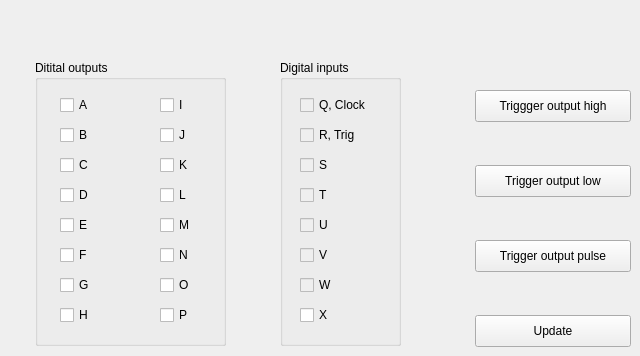
    <widget class="QWidget" name="DigitalIO">
     <attribute name="title">
      <string>Digital IO</string>
     </attribute>
     <widget class="QGroupBox" name="gbDigitalOut">
      <property name="geometry">
       <rect>
        <x>35</x>
        <y>60</y>
        <width>191</width>
        <height>286</height>
       </rect>
      </property>
      <property name="title">
       <string>Ditital outputs</string>
      </property>
      <widget class="QCheckBox" name="chkSDIO_A">
       <property name="geometry">
        <rect>
         <x>25</x>
         <y>35</y>
         <width>41</width>
         <height>20</height>
        </rect>
       </property>
       <property name="text">
        <string>A</string>
       </property>
      </widget>
      <widget class="QCheckBox" name="chkSDIO_B">
       <property name="geometry">
        <rect>
         <x>25</x>
         <y>65</y>
         <width>41</width>
         <height>20</height>
        </rect>
       </property>
       <property name="text">
        <string>B</string>
       </property>
      </widget>
      <widget class="QCheckBox" name="chkSDIO_C">
       <property name="geometry">
        <rect>
         <x>25</x>
         <y>95</y>
         <width>41</width>
         <height>20</height>
        </rect>
       </property>
       <property name="text">
        <string>C</string>
       </property>
      </widget>
      <widget class="QCheckBox" name="chkSDIO_D">
       <property name="geometry">
        <rect>
         <x>25</x>
         <y>125</y>
         <width>41</width>
         <height>20</height>
        </rect>
       </property>
       <property name="text">
        <string>D</string>
       </property>
      </widget>
      <widget class="QCheckBox" name="chkSDIO_E">
       <property name="geometry">
        <rect>
         <x>25</x>
         <y>155</y>
         <width>41</width>
         <height>20</height>
        </rect>
       </property>
       <property name="text">
        <string>E</string>
       </property>
      </widget>
      <widget class="QCheckBox" name="chkSDIO_F">
       <property name="geometry">
        <rect>
         <x>25</x>
         <y>185</y>
         <width>41</width>
         <height>20</height>
        </rect>
       </property>
       <property name="text">
        <string>F</string>
       </property>
      </widget>
      <widget class="QCheckBox" name="chkSDIO_G">
       <property name="geometry">
        <rect>
         <x>25</x>
         <y>215</y>
         <width>41</width>
         <height>20</height>
        </rect>
       </property>
       <property name="text">
        <string>G</string>
       </property>
      </widget>
      <widget class="QCheckBox" name="chkSDIO_H">
       <property name="geometry">
        <rect>
         <x>25</x>
         <y>245</y>
         <width>41</width>
         <height>20</height>
        </rect>
       </property>
       <property name="text">
        <string>H</string>
       </property>
      </widget>
      <widget class="QCheckBox" name="chkSDIO_L">
       <property name="geometry">
        <rect>
         <x>125</x>
         <y>125</y>
         <width>41</width>
         <height>20</height>
        </rect>
       </property>
       <property name="text">
        <string>L</string>
       </property>
      </widget>
      <widget class="QCheckBox" name="chkSDIO_P">
       <property name="geometry">
        <rect>
         <x>125</x>
         <y>245</y>
         <width>41</width>
         <height>20</height>
        </rect>
       </property>
       <property name="text">
        <string>P</string>
       </property>
      </widget>
      <widget class="QCheckBox" name="chkSDIO_J">
       <property name="geometry">
        <rect>
         <x>125</x>
         <y>65</y>
         <width>41</width>
         <height>20</height>
        </rect>
       </property>
       <property name="text">
        <string>J</string>
       </property>
      </widget>
      <widget class="QCheckBox" name="chkSDIO_I">
       <property name="geometry">
        <rect>
         <x>125</x>
         <y>35</y>
         <width>41</width>
         <height>20</height>
        </rect>
       </property>
       <property name="text">
        <string>I</string>
       </property>
      </widget>
      <widget class="QCheckBox" name="chkSDIO_N">
       <property name="geometry">
        <rect>
         <x>125</x>
         <y>185</y>
         <width>41</width>
         <height>20</height>
        </rect>
       </property>
       <property name="text">
        <string>N</string>
       </property>
      </widget>
      <widget class="QCheckBox" name="chkSDIO_M">
       <property name="geometry">
        <rect>
         <x>125</x>
         <y>155</y>
         <width>41</width>
         <height>20</height>
        </rect>
       </property>
       <property name="text">
        <string>M</string>
       </property>
      </widget>
      <widget class="QCheckBox" name="chkSDIO_K">
       <property name="geometry">
        <rect>
         <x>125</x>
         <y>95</y>
         <width>41</width>
         <height>20</height>
        </rect>
       </property>
       <property name="text">
        <string>K</string>
       </property>
      </widget>
      <widget class="QCheckBox" name="chkSDIO_O">
       <property name="geometry">
        <rect>
         <x>125</x>
         <y>215</y>
         <width>41</width>
         <height>20</height>
        </rect>
       </property>
       <property name="text">
        <string>O</string>
       </property>
      </widget>
     </widget>
     <widget class="QGroupBox" name="gbDigitalIn">
      <property name="geometry">
       <rect>
        <x>280</x>
        <y>60</y>
        <width>121</width>
        <height>286</height>
       </rect>
      </property>
      <property name="title">
       <string>Digital inputs</string>
      </property>
      <widget class="QCheckBox" name="chkGDIO_Q">
       <property name="enabled">
        <bool>false</bool>
       </property>
       <property name="geometry">
        <rect>
         <x>20</x>
         <y>35</y>
         <width>81</width>
         <height>20</height>
        </rect>
       </property>
       <property name="palette">
        <palette>
         <active>
          <colorrole role="WindowText">
           <brush brushstyle="SolidPattern">
            <color alpha="255">
             <red>0</red>
             <green>0</green>
             <blue>0</blue>
            </color>
           </brush>
          </colorrole>
          <colorrole role="Text">
           <brush brushstyle="SolidPattern">
            <color alpha="255">
             <red>0</red>
             <green>0</green>
             <blue>0</blue>
            </color>
           </brush>
          </colorrole>
         </active>
         <inactive>
          <colorrole role="WindowText">
           <brush brushstyle="SolidPattern">
            <color alpha="255">
             <red>0</red>
             <green>0</green>
             <blue>0</blue>
            </color>
           </brush>
          </colorrole>
          <colorrole role="Text">
           <brush brushstyle="SolidPattern">
            <color alpha="255">
             <red>0</red>
             <green>0</green>
             <blue>0</blue>
            </color>
           </brush>
          </colorrole>
         </inactive>
         <disabled>
          <colorrole role="WindowText">
           <brush brushstyle="SolidPattern">
            <color alpha="255">
             <red>0</red>
             <green>0</green>
             <blue>0</blue>
            </color>
           </brush>
          </colorrole>
          <colorrole role="Text">
           <brush brushstyle="SolidPattern">
            <color alpha="255">
             <red>0</red>
             <green>0</green>
             <blue>0</blue>
            </color>
           </brush>
          </colorrole>
         </disabled>
        </palette>
       </property>
       <property name="text">
        <string>Q, Clock</string>
       </property>
       <property name="checkable">
        <bool>true</bool>
       </property>
      </widget>
      <widget class="QCheckBox" name="chkGDIO_R">
       <property name="enabled">
        <bool>false</bool>
       </property>
       <property name="geometry">
        <rect>
         <x>20</x>
         <y>65</y>
         <width>71</width>
         <height>20</height>
        </rect>
       </property>
       <property name="palette">
        <palette>
         <active>
          <colorrole role="WindowText">
           <brush brushstyle="SolidPattern">
            <color alpha="255">
             <red>0</red>
             <green>0</green>
             <blue>0</blue>
            </color>
           </brush>
          </colorrole>
         </active>
         <inactive>
          <colorrole role="WindowText">
           <brush brushstyle="SolidPattern">
            <color alpha="255">
             <red>0</red>
             <green>0</green>
             <blue>0</blue>
            </color>
           </brush>
          </colorrole>
         </inactive>
         <disabled>
          <colorrole role="WindowText">
           <brush brushstyle="SolidPattern">
            <color alpha="255">
             <red>0</red>
             <green>0</green>
             <blue>0</blue>
            </color>
           </brush>
          </colorrole>
         </disabled>
        </palette>
       </property>
       <property name="text">
        <string>R, Trig</string>
       </property>
       <property name="checkable">
        <bool>true</bool>
       </property>
      </widget>
      <widget class="QCheckBox" name="chkGDIO_U">
       <property name="enabled">
        <bool>false</bool>
       </property>
       <property name="geometry">
        <rect>
         <x>20</x>
         <y>155</y>
         <width>41</width>
         <height>20</height>
        </rect>
       </property>
       <property name="palette">
        <palette>
         <active>
          <colorrole role="WindowText">
           <brush brushstyle="SolidPattern">
            <color alpha="255">
             <red>0</red>
             <green>0</green>
             <blue>0</blue>
            </color>
           </brush>
          </colorrole>
         </active>
         <inactive>
          <colorrole role="WindowText">
           <brush brushstyle="SolidPattern">
            <color alpha="255">
             <red>0</red>
             <green>0</green>
             <blue>0</blue>
            </color>
           </brush>
          </colorrole>
         </inactive>
         <disabled>
          <colorrole role="WindowText">
           <brush brushstyle="SolidPattern">
            <color alpha="255">
             <red>0</red>
             <green>0</green>
             <blue>0</blue>
            </color>
           </brush>
          </colorrole>
         </disabled>
        </palette>
       </property>
       <property name="text">
        <string>U</string>
       </property>
      </widget>
      <widget class="QCheckBox" name="chkGDIO_V">
       <property name="enabled">
        <bool>false</bool>
       </property>
       <property name="geometry">
        <rect>
         <x>20</x>
         <y>185</y>
         <width>41</width>
         <height>20</height>
        </rect>
       </property>
       <property name="palette">
        <palette>
         <active>
          <colorrole role="WindowText">
           <brush brushstyle="SolidPattern">
            <color alpha="255">
             <red>0</red>
             <green>0</green>
             <blue>0</blue>
            </color>
           </brush>
          </colorrole>
         </active>
         <inactive>
          <colorrole role="WindowText">
           <brush brushstyle="SolidPattern">
            <color alpha="255">
             <red>0</red>
             <green>0</green>
             <blue>0</blue>
            </color>
           </brush>
          </colorrole>
         </inactive>
         <disabled>
          <colorrole role="WindowText">
           <brush brushstyle="SolidPattern">
            <color alpha="255">
             <red>0</red>
             <green>0</green>
             <blue>0</blue>
            </color>
           </brush>
          </colorrole>
         </disabled>
        </palette>
       </property>
       <property name="text">
        <string>V</string>
       </property>
      </widget>
      <widget class="QCheckBox" name="chkGDIO_T">
       <property name="enabled">
        <bool>false</bool>
       </property>
       <property name="geometry">
        <rect>
         <x>20</x>
         <y>125</y>
         <width>41</width>
         <height>20</height>
        </rect>
       </property>
       <property name="palette">
        <palette>
         <active>
          <colorrole role="WindowText">
           <brush brushstyle="SolidPattern">
            <color alpha="255">
             <red>0</red>
             <green>0</green>
             <blue>0</blue>
            </color>
           </brush>
          </colorrole>
         </active>
         <inactive>
          <colorrole role="WindowText">
           <brush brushstyle="SolidPattern">
            <color alpha="255">
             <red>0</red>
             <green>0</green>
             <blue>0</blue>
            </color>
           </brush>
          </colorrole>
         </inactive>
         <disabled>
          <colorrole role="WindowText">
           <brush brushstyle="SolidPattern">
            <color alpha="255">
             <red>0</red>
             <green>0</green>
             <blue>0</blue>
            </color>
           </brush>
          </colorrole>
         </disabled>
        </palette>
       </property>
       <property name="text">
        <string>T</string>
       </property>
      </widget>
      <widget class="QCheckBox" name="chkGDIO_W">
       <property name="enabled">
        <bool>false</bool>
       </property>
       <property name="geometry">
        <rect>
         <x>20</x>
         <y>215</y>
         <width>41</width>
         <height>20</height>
        </rect>
       </property>
       <property name="palette">
        <palette>
         <active>
          <colorrole role="WindowText">
           <brush brushstyle="SolidPattern">
            <color alpha="255">
             <red>0</red>
             <green>0</green>
             <blue>0</blue>
            </color>
           </brush>
          </colorrole>
         </active>
         <inactive>
          <colorrole role="WindowText">
           <brush brushstyle="SolidPattern">
            <color alpha="255">
             <red>0</red>
             <green>0</green>
             <blue>0</blue>
            </color>
           </brush>
          </colorrole>
         </inactive>
         <disabled>
          <colorrole role="WindowText">
           <brush brushstyle="SolidPattern">
            <color alpha="255">
             <red>0</red>
             <green>0</green>
             <blue>0</blue>
            </color>
           </brush>
          </colorrole>
         </disabled>
        </palette>
       </property>
       <property name="text">
        <string>W</string>
       </property>
      </widget>
      <widget class="QCheckBox" name="chkGDIO_S">
       <property name="enabled">
        <bool>false</bool>
       </property>
       <property name="geometry">
        <rect>
         <x>20</x>
         <y>95</y>
         <width>41</width>
         <height>20</height>
        </rect>
       </property>
       <property name="palette">
        <palette>
         <active>
          <colorrole role="WindowText">
           <brush brushstyle="SolidPattern">
            <color alpha="255">
             <red>0</red>
             <green>0</green>
             <blue>0</blue>
            </color>
           </brush>
          </colorrole>
         </active>
         <inactive>
          <colorrole role="WindowText">
           <brush brushstyle="SolidPattern">
            <color alpha="255">
             <red>0</red>
             <green>0</green>
             <blue>0</blue>
            </color>
           </brush>
          </colorrole>
         </inactive>
         <disabled>
          <colorrole role="WindowText">
           <brush brushstyle="SolidPattern">
            <color alpha="255">
             <red>0</red>
             <green>0</green>
             <blue>0</blue>
            </color>
           </brush>
          </colorrole>
         </disabled>
        </palette>
       </property>
       <property name="text">
        <string>S</string>
       </property>
      </widget>
      <widget class="QCheckBox" name="chkGDIO_X">
       <property name="enabled">
        <bool>false</bool>
       </property>
       <property name="geometry">
        <rect>
         <x>20</x>
         <y>245</y>
         <width>41</width>
         <height>20</height>
        </rect>
       </property>
       <property name="palette">
        <palette>
         <active>
          <colorrole role="WindowText">
           <brush brushstyle="SolidPattern">
            <color alpha="255">
             <red>0</red>
             <green>0</green>
             <blue>0</blue>
            </color>
           </brush>
          </colorrole>
          <colorrole role="Text">
           <brush brushstyle="SolidPattern">
            <color alpha="255">
             <red>0</red>
             <green>0</green>
             <blue>0</blue>
            </color>
           </brush>
          </colorrole>
          <colorrole role="ButtonText">
           <brush brushstyle="SolidPattern">
            <color alpha="255">
             <red>0</red>
             <green>0</green>
             <blue>0</blue>
            </color>
           </brush>
          </colorrole>
          <colorrole role="Base">
           <brush brushstyle="SolidPattern">
            <color alpha="255">
             <red>255</red>
             <green>255</green>
             <blue>255</blue>
            </color>
           </brush>
          </colorrole>
          <colorrole role="HighlightedText">
           <brush brushstyle="SolidPattern">
            <color alpha="255">
             <red>0</red>
             <green>0</green>
             <blue>0</blue>
            </color>
           </brush>
          </colorrole>
         </active>
         <inactive>
          <colorrole role="WindowText">
           <brush brushstyle="SolidPattern">
            <color alpha="255">
             <red>0</red>
             <green>0</green>
             <blue>0</blue>
            </color>
           </brush>
          </colorrole>
          <colorrole role="Text">
           <brush brushstyle="SolidPattern">
            <color alpha="255">
             <red>0</red>
             <green>0</green>
             <blue>0</blue>
            </color>
           </brush>
          </colorrole>
          <colorrole role="ButtonText">
           <brush brushstyle="SolidPattern">
            <color alpha="255">
             <red>0</red>
             <green>0</green>
             <blue>0</blue>
            </color>
           </brush>
          </colorrole>
          <colorrole role="Base">
           <brush brushstyle="SolidPattern">
            <color alpha="255">
             <red>255</red>
             <green>255</green>
             <blue>255</blue>
            </color>
           </brush>
          </colorrole>
          <colorrole role="HighlightedText">
           <brush brushstyle="SolidPattern">
            <color alpha="255">
             <red>0</red>
             <green>0</green>
             <blue>0</blue>
            </color>
           </brush>
          </colorrole>
         </inactive>
         <disabled>
          <colorrole role="WindowText">
           <brush brushstyle="SolidPattern">
            <color alpha="255">
             <red>0</red>
             <green>0</green>
             <blue>0</blue>
            </color>
           </brush>
          </colorrole>
          <colorrole role="Text">
           <brush brushstyle="SolidPattern">
            <color alpha="255">
             <red>0</red>
             <green>0</green>
             <blue>0</blue>
            </color>
           </brush>
          </colorrole>
          <colorrole role="ButtonText">
           <brush brushstyle="SolidPattern">
            <color alpha="255">
             <red>0</red>
             <green>0</green>
             <blue>0</blue>
            </color>
           </brush>
          </colorrole>
          <colorrole role="Base">
           <brush brushstyle="SolidPattern">
            <color alpha="255">
             <red>255</red>
             <green>255</green>
             <blue>255</blue>
            </color>
           </brush>
          </colorrole>
          <colorrole role="HighlightedText">
           <brush brushstyle="SolidPattern">
            <color alpha="255">
             <red>0</red>
             <green>0</green>
             <blue>0</blue>
            </color>
           </brush>
          </colorrole>
         </disabled>
        </palette>
       </property>
       <property name="text">
        <string>X</string>
       </property>
      </widget>
     </widget>
     <widget class="QPushButton" name="pbTrigHigh">
      <property name="geometry">
       <rect>
        <x>475</x>
        <y>90</y>
        <width>156</width>
        <height>32</height>
       </rect>
      </property>
      <property name="text">
       <string>Triggger output high</string>
      </property>
     </widget>
     <widget class="QPushButton" name="pbTrigLow">
      <property name="geometry">
       <rect>
        <x>475</x>
        <y>165</y>
        <width>156</width>
        <height>32</height>
       </rect>
      </property>
      <property name="text">
       <string>Trigger output low</string>
      </property>
     </widget>
     <widget class="QPushButton" name="pbTrigPulse">
      <property name="geometry">
       <rect>
        <x>475</x>
        <y>240</y>
        <width>156</width>
        <height>32</height>
       </rect>
      </property>
      <property name="text">
       <string>Trigger output pulse</string>
      </property>
     </widget>
     <widget class="QPushButton" name="pbDIOupdate">
      <property name="geometry">
       <rect>
        <x>475</x>
        <y>315</y>
        <width>156</width>
        <height>32</height>
       </rect>
      </property>
      <property name="text">
       <string>Update</string>
      </property>
     </widget>
    </widget>
